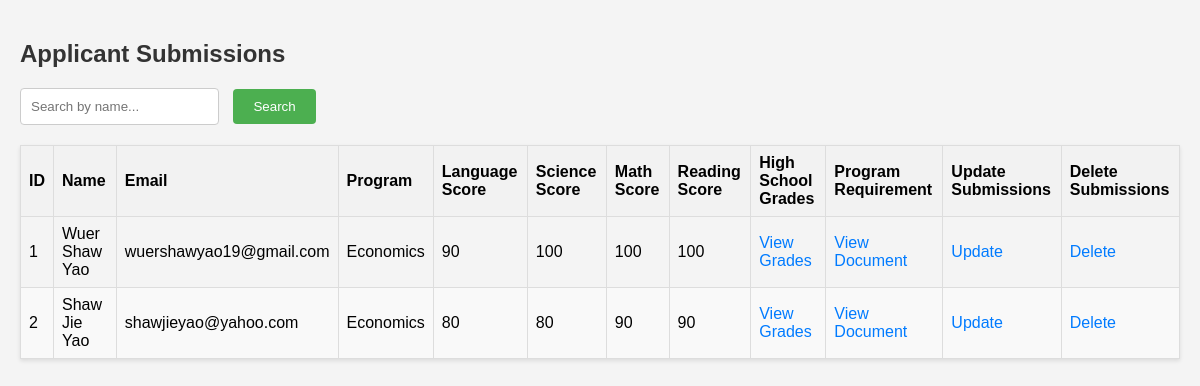
Page /view_applicants.php on the committed database.
### tables this page shows
CREATE TABLE `applicant_info` (
  `id` int NOT NULL AUTO_INCREMENT,
  `name` varchar(255) NOT NULL,
  `email` varchar(255) NOT NULL,
  `language_score` int DEFAULT NULL,
  `science_score` int DEFAULT NULL,
  `math_score` int DEFAULT NULL,
  `reading_score` int DEFAULT NULL,
  `chosen_program` varchar(255) NOT NULL,
  `grades_path` varchar(255) DEFAULT NULL,
  `program_requirement_path` varchar(255) DEFAULT NULL,
  PRIMARY KEY (`id`),
  UNIQUE KEY `email_unique` (`email`)
);

### view_applicants.php (the view, shortened to what this page needs)
<?php
	require('connection_db.php');
	$searchTerm = isset($_GET['search']) ? mysqli_real_escape_string($connectivity, $_GET['search']) : '';
	$query = "SELECT * FROM applicant_info";
	$result = mysqli_query($connectivity, $query);
?>
<!DOCTYPE html>
<html lang="en">
<head>
</head>
<body>
    <h2>Applicant Submissions</h2>
    <form action="" method="GET">
        <input type="text" name="search" placeholder="Search by name..." value="<?= htmlspecialchars($searchTerm) ?>">
        <button type="submit">Search</button>
    </form>
    <table>
        <thead>
            <tr>
                <th>ID</th>
                <th>Name</th>
                <th>Email</th>
                <th>Program</th>
                <th>Language Score</th>
                <th>Science Score</th>
                <th>Math Score</th>
                <th>Reading Score</th>
                <th>High School Grades</th>
                <th>Program Requirement</th>
                <th>Update Submissions</th>
                <th>Delete Submissions</th>
            </tr>
        </thead>
        <tbody>
            <?php while($row = mysqli_fetch_assoc($result)): ?>
                <tr>
                    <td><?= htmlspecialchars($row['id']) ?></td>
                    <td><?= htmlspecialchars($row['name']) ?></td>
                    <td><?= htmlspecialchars($row['email']) ?></td>
                    <td><?= htmlspecialchars($row['chosen_program']) ?></td>
                    <td><?= htmlspecialchars($row['language_score']) ?></td>
                    <td><?= htmlspecialchars($row['science_score']) ?></td>
                    <td><?= htmlspecialchars($row['math_score']) ?></td>
                    <td><?= htmlspecialchars($row['reading_score']) ?></td>
                    <td><a href="<?= htmlspecialchars($row['grades_path']) ?>" target="_blank">View Grades</a></td>
                    <td><a href="<?= htmlspecialchars($row['program_requirement_path']) ?>" target="_blank">View Document</a></td>
                    <td><a href="update_applicant.php?id=<?= $row['id'] ?>">Update</a></td>
                    <td><a href="delete_applicant.php?id=<?= $row['id'] ?>" onclick="return confirm('Are you sure you want to delete this record?');">Delete</a></td>
                </tr>
            <?php endwhile; ?>
        </tbody>
    </table>
</body>
</html>

### view_applicants.php (style rules this page uses)
body { font-family: Arial, sans-serif; margin: 0; padding: 20px; background-color: #f4f4f4; }
h2 { color: #333; }
form { margin-bottom: 20px; }
input[type="text"] { padding: 10px; margin-right: 10px; border: 1px solid #ccc; border-radius: 4px; }
button { padding: 10px 20px; background-color: #4CAF50; color: white; border: none; border-radius: 4px; cursor: pointer; }
table { width: 100%; border-collapse: collapse; box-shadow: 0 2px 4px rgba(0,0,0,0.1); }
th, td { border: 1px solid #ddd; padding: 8px; text-align: left; }
th { background-color: #f2f2f2; font-weight: bold; }
tr:nth-child(even) { background-color: #f9f9f9; }
a { color: #007bff; text-decoration: none; }

### rows in the picture
applicant_info: id "1", name "Wuer Shaw Yao", email "wuershawyao19@gmail.com", chosen_program "Economics", language_score "90", science_score "100", math_score "100", reading_score "100"
applicant_info: id "2", name "Shaw Jie Yao", email "shawjieyao@yahoo.com", chosen_program "Economics", language_score "80", science_score "80", math_score "90", reading_score "90"
